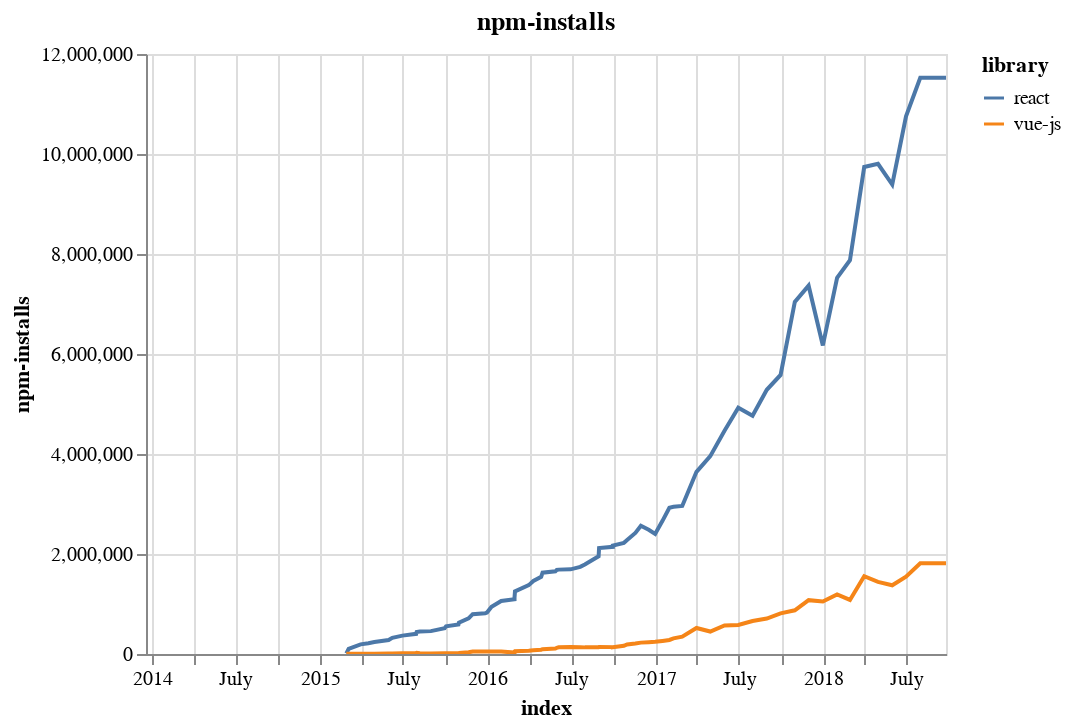

Write notebook code for a chart like this one.
### Code cell
chart_npm

### Figure 1 — Vega-Lite specification as saved in the notebook (floating-point values rounded to 4 significant figures; data arrays with more than 128 entries replaced by an {"elided": "..."} marker saying what was removed)
{"$schema": "https://vega.github.io/schema/vega-lite/v2.6.0.json", "config": {"view": {"height": 300, "width": 400}}, "data": {"name": "data-760f45cc13233097db47edbcaa41d548"}, "datasets": {"data-760f45cc13233097db47edbcaa41d548": {"elided": "148 records"}}, "encoding": {"color": {"field": "library", "type": "nominal"}, "x": {"field": "index", "type": "temporal"}, "y": {"field": "npm-installs", "type": "quantitative"}}, "mark": {"interpolate": "linear", "type": "line"}, "selection": {"selector006": {"bind": "scales", "encodings": ["x", "y"], "mark": {"fill": "#333", "fillOpacity": 0.125, "stroke": "white"}, "on": "[mousedown, window:mouseup] > window:mousemove!", "resolve": "global", "translate": "[mousedown, window:mouseup] > window:mousemove!", "type": "interval", "zoom": "wheel!"}}, "title": "npm-installs"}
